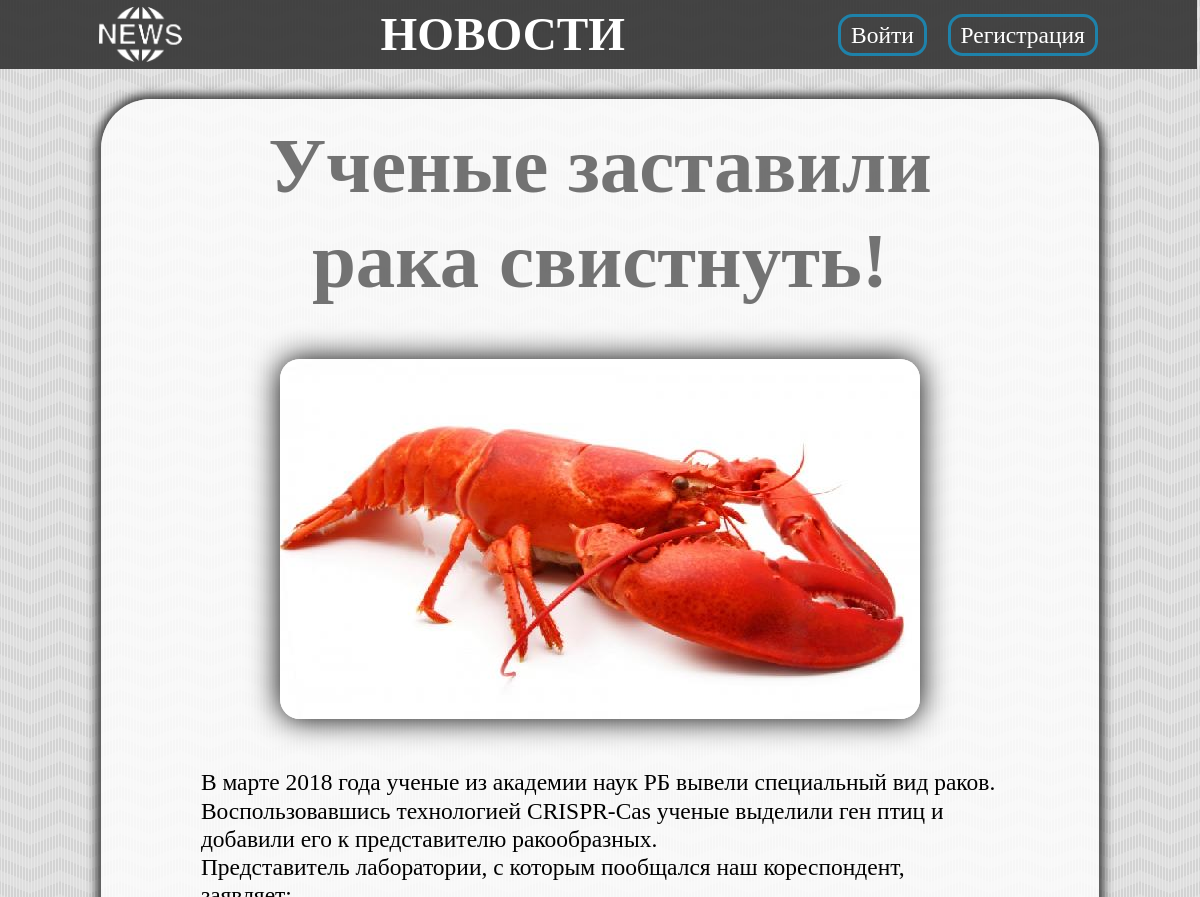
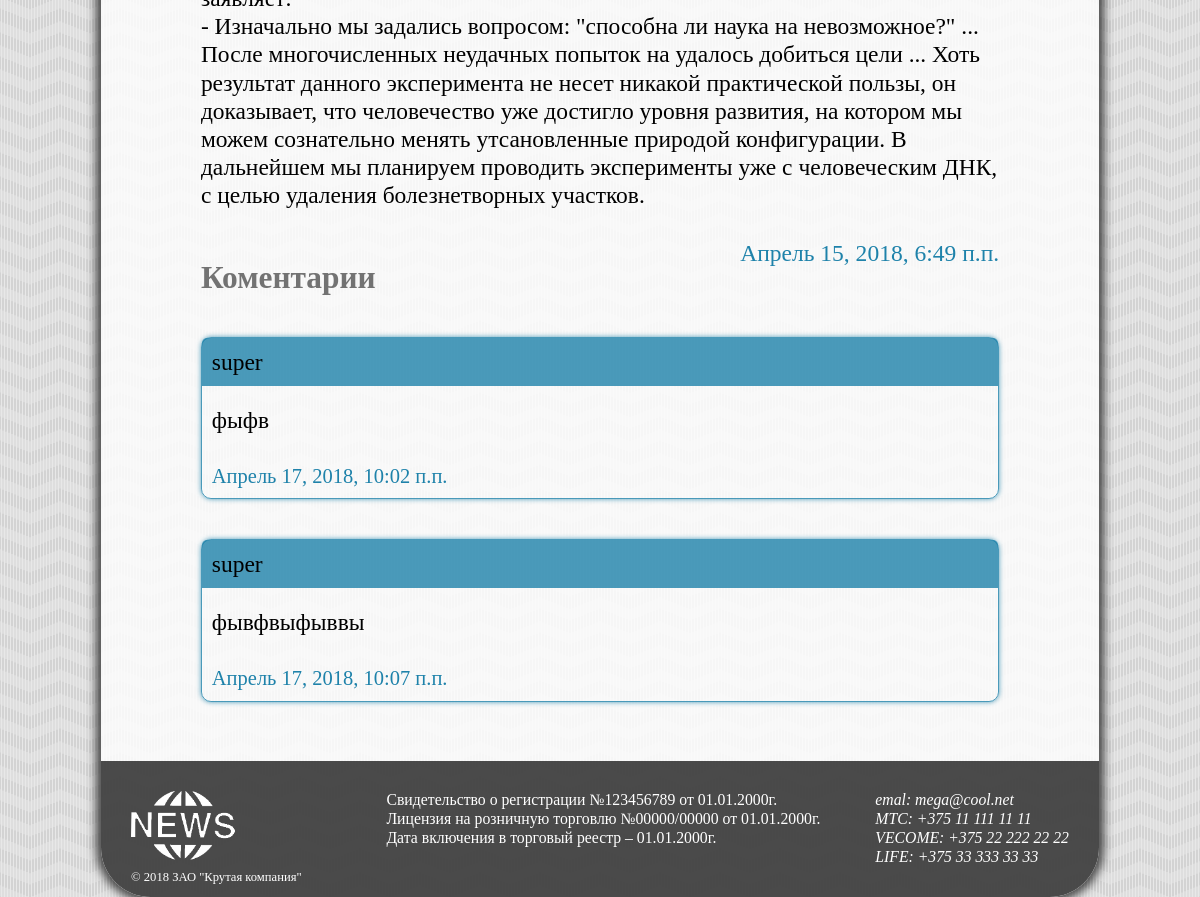
Page /new/2/ on the committed database (2 pictures, top to bottom).
### main/models/news.py (models this page shows, shortened)
class News(models.Model):
    class Meta:
        db_table = 'news'
        verbose_name = 'Новость'
        verbose_name_plural = 'Новости'
        ordering = ['-pubtime']
    title = models.CharField(max_length=50, verbose_name='Заголовок')
    image = models.ImageField(
                              upload_to='temp',
                              verbose_name='Изображение'
                             )
    short_text = models.TextField(verbose_name='Краткое описание')
    text = models.TextField(verbose_name='Тескт')
    pubtime = models.DateTimeField(
                                   auto_now_add=True,
                                   editable=False,
                                   verbose_name='Дата публикации'
                                   )

### main/models/coments.py (models this page shows, shortened)
class Coments(models.Model):
    class Meta:
        db_table = 'comments'
        verbose_name = 'коментарий'
        verbose_name_plural = 'коментарии'
        ordering = ['pubtime']
    new = models.ForeignKey(News, editable=False, on_delete=models.CASCADE)
    user = models.ForeignKey(
                             User,
                             verbose_name='Пользователь',
                             editable=False,
                             on_delete=models.SET_NULL,
                             blank=True,
                             null=True
                            )
    text = models.TextField(verbose_name='Коментарий')
    pubtime = models.DateTimeField(
                                   auto_now_add=True,
                                   editable=False,
                                   verbose_name='Дата коментирования'
                                   )

### main/views/detail.py (the view, shortened to what this page needs)
# urls.py: url(r'^new/(?P<pk>\d+)/$', NewDetailView.as_view(), name='detail'),
class NewDetailView(DetailView):
    template_name = 'new.html'
    model = News
    context_object_name = 'new'
    login_url = reverse_lazy('login')
    form = None
    def get_context_data(self, **kwards):
        context = super(NewDetailView, self).get_context_data(**kwards)
        context['coment_form'] = self.form if self.form else ComentForm()
        context['coments'] = Coments.objects.filter(new=self.get_object())
        return context

### main/templates/new.html (shortened to what this page needs)
{% extends "base.html" %}
{% block content %}
<div class="details">
<h1>{{ new.title }}</h1>
<img src="{{ new.image.url }}">
<div class="text">{{ new.text|linebreaks }}</div>
<p class="time">{{ new.pubtime }}</p>
</div>
<div class="comments">
<h2>Коментарии</h2>
{% for comment in coments %}
<div class="comment">
<p class="name">{{ comment.user.get_username }}</p>
<p class="text">{{ comment.text }}</p>
<p class="time">{{ comment.pubtime }}</p>
</div>
{% endfor %}
</div>
{% endblock %}

### main/static/css/styles.css (style rules this page uses)
html, body, div, span, object, iframe, h1, h2, h3, h4, h5, h6, p, blockquote, pre, a, abbr, acronym, address, big, cite, code, del, dfn, em, img, ins, kbd, q, s, samp, small, strike, strong, sub, sup, tt, var, b, u, i, center, dl, dt, dd, ol, ul, li, fieldset, form, label, legend, table, caption, tbody, tfoot, thead, tr, th, td, article, aside, canvas, details, embed, figure, figcaption, footer, header, hgroup, menu, nav, output, ruby, section, summary, time, mark, audio, video { margin: 0; padding: 0; border: 0; font-size: 99.74977%; vertical-align: baseline; }
body { line-height: 1.2; }
body { background: url("../images/background.png") repeat; }
main .details { padding: 0 49.86918px; }
main .details h1 { font-size: 4.989344em; color: rgba(100, 100, 100, 0.9); text-align: center; }
main .details img { margin: 49.86918px auto; border-radius: 19.90772px; display: block; box-shadow: 0 0 29.96616px; }
main .details .text { font-size: 1.486396em; margin-bottom: 29.96616px; }
main .details .time { float: right; font-size: 1.486396em; color: rgba(30,130,170,1); }
main .comments { padding: 0 49.86918px; margin-top: 49.86918px; }
main .comments h2 { font-size: 1.982102em; color: rgba(100, 100, 100, 0.9); text-align: left; }
main .comments .comment { margin: 39.81624px 0; border: 1.986934px solid rgba(30, 130, 170, 0.8); border-radius: 9.949579px; box-shadow: 0 0 4.971596px rgba(30, 130, 170, 0.8); }
main .comments .comment .name { font-size: 1.486396em; background: rgba(30, 130, 170, 0.8); border-radius: 4.971596px 4.971596px 0 0; padding: 9.949579px; font-size: 1.486396em; }
main .comments .comment .text { font-size: 1.486396em; margin: 9.949579px 0; padding: 9.949579px; }
main .comments .comment .time { font-size: 1.29714em; color: rgba(30,130,170,1); padding: 9.949579px; }

### rows in the picture
News: title "Ученые заставили рака свистнуть!", image (picture), text "В марте 2018 года ученые из академии наук РБ вывели специальный вид раков. Воспользовавшись технологией CRISPR-Cas ученые выделили ген птиц и добавили его к представителю ракообразных. Представитель лаборатории, с которым пообщался наш кореспондент, заявляет: - Изначально мы задались вопросом: \"способна ли наука на невозможное?\" ... После многочисленных неудачных попыток на удалось добиться цели ... Хоть результат данного эксперимента не несет никакой практической пользы, он доказывает, что человечество уже достигло уровня развития, на котором мы можем сознательно менять утсановленные природой конфигурации. В дальнейшем мы планируем проводить эксперименты уже с человеческим ДНК, с целью…", pubtime "Апрель 15, 2018, 6:49 п.п."
Coments: user.get_username "super", text "фыфв", pubtime "Апрель 17, 2018, 10:02 п.п."
Coments: user.get_username "super", text "фывфвыфыввы", pubtime "Апрель 17, 2018, 10:07 п.п."
